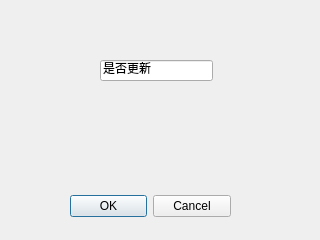
<?xml version="1.0" encoding="UTF-8"?>
<ui version="4.0">
 <class>UpdateDialog</class>
 <widget class="QDialog" name="UpdateDialog">
  <property name="windowModality">
   <enum>Qt::NonModal</enum>
  </property>
  <property name="enabled">
   <bool>true</bool>
  </property>
  <property name="geometry">
   <rect>
    <x>0</x>
    <y>0</y>
    <width>320</width>
    <height>240</height>
   </rect>
  </property>
  <property name="minimumSize">
   <size>
    <width>320</width>
    <height>240</height>
   </size>
  </property>
  <property name="maximumSize">
   <size>
    <width>320</width>
    <height>240</height>
   </size>
  </property>
  <property name="cursor">
   <cursorShape>ArrowCursor</cursorShape>
  </property>
  <property name="acceptDrops">
   <bool>false</bool>
  </property>
  <property name="windowTitle">
   <string>Dialog</string>
  </property>
  <property name="sizeGripEnabled">
   <bool>false</bool>
  </property>
  <widget class="QDialogButtonBox" name="YesOrNot">
   <property name="geometry">
    <rect>
     <x>70</x>
     <y>190</y>
     <width>161</width>
     <height>32</height>
    </rect>
   </property>
   <property name="orientation">
    <enum>Qt::Horizontal</enum>
   </property>
   <property name="standardButtons">
    <set>QDialogButtonBox::Cancel|QDialogButtonBox::Ok</set>
   </property>
  </widget>
  <widget class="QLineEdit" name="lineEdit">
   <property name="geometry">
    <rect>
     <x>100</x>
     <y>60</y>
     <width>113</width>
     <height>21</height>
    </rect>
   </property>
   <property name="text">
    <string>是否更新</string>
   </property>
  </widget>
 </widget>
 <resources/>
 <connections>
  <connection>
   <sender>YesOrNot</sender>
   <signal>accepted()</signal>
   <receiver>UpdateDialog</receiver>
   <slot>accept()</slot>
   <hints>
    <hint type="sourcelabel">
     <x>248</x>
     <y>254</y>
    </hint>
    <hint type="destinationlabel">
     <x>157</x>
     <y>274</y>
    </hint>
   </hints>
  </connection>
  <connection>
   <sender>YesOrNot</sender>
   <signal>rejected()</signal>
   <receiver>UpdateDialog</receiver>
   <slot>reject()</slot>
   <hints>
    <hint type="sourcelabel">
     <x>316</x>
     <y>260</y>
    </hint>
    <hint type="destinationlabel">
     <x>286</x>
     <y>274</y>
    </hint>
   </hints>
  </connection>
 </connections>
</ui>
